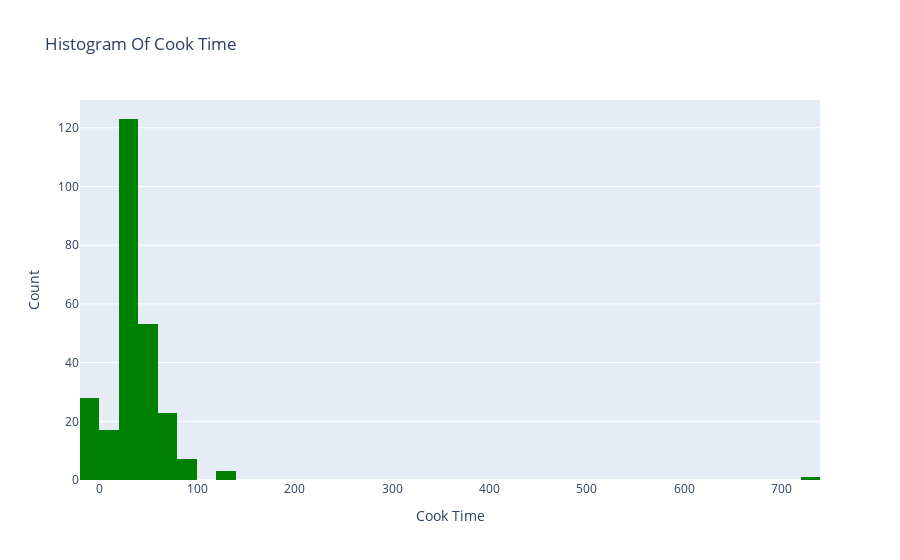

Source (notebook cell):
### Markdown cell above
# Distribution Of Cook Time

### Code cell
trace1 = go.Histogram(x=data.cook_time,
                      marker=dict(color="green"),
                     )

layout = go.Layout(title="Histogram Of Cook Time",
                   xaxis=dict(title="Cook Time"),
                   yaxis=dict(title="Count")
                  )

figure = go.Figure(data=trace1,layout=layout)
iplot(figure)

### Figure 1 — Plotly figure (JSON) as saved in the notebook; plotly's stock layout.template omitted (floating-point values rounded to 4 significant figures; data arrays with more than 128 entries replaced by an {"elided": "..."} marker saying what was removed)
{"data": [{"marker": {"color": "green"}, "type": "histogram", "x": {"elided": "255 int values"}}], "layout": {"title": {"text": "Histogram Of Cook Time"}, "xaxis": {"title": {"text": "Cook Time"}}, "yaxis": {"title": {"text": "Count"}}}}
